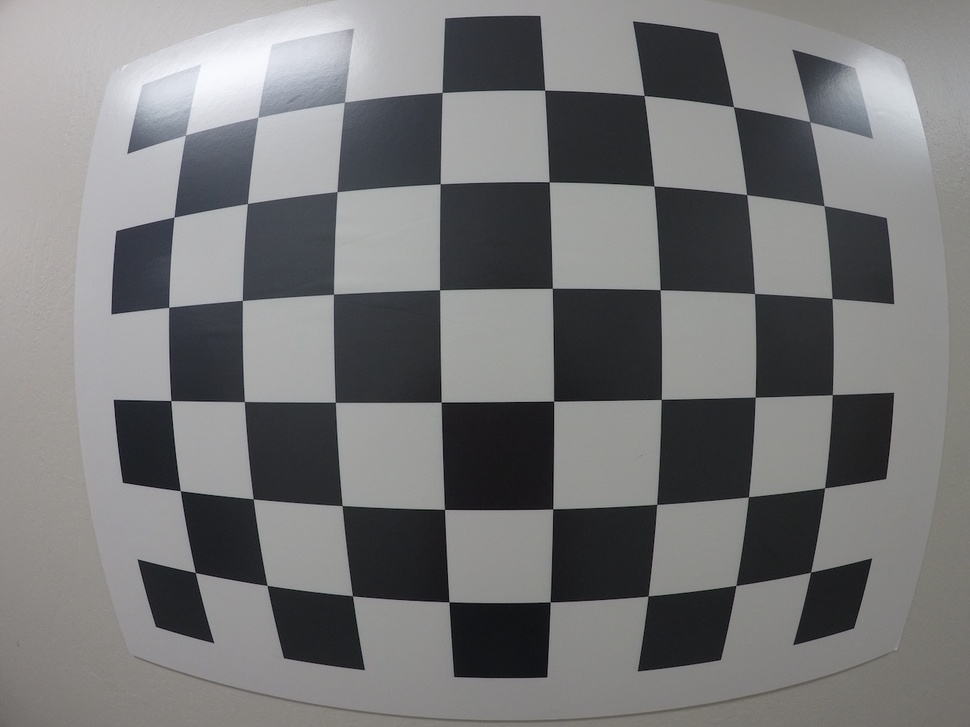
#> input picture images/calibration_test.jpg, 970 x 727 px, shrunk from 1280 x 960 before the run
$ jupyter execute Advanced_Lane_Finding.ipynb   (shell and % lines are left out)   (older library calls are emulated)
#> lines starting #> are read from the running program, lines starting #| are printed output that depends on the picture; after the words box and inside, x2 and y2 are one past the last pixel; in counts of white or black regions, pixels touching at a corner belong together
# Advanced Lane-Finding

---
## Distortion Correction

### Import

[cell 1]
import numpy as np
import cv2
import matplotlib.pyplot as plt
import matplotlib.image as mpimg

### Matplotlib 功能
`%matplotlib qt  # show matplotlib in interactive window`

## CH1 Finding Corners

Using Opencv functions
```python3
gray = cv2.cvtColor(img,cv2.COLOR_BGR2GRAY)
ret, corners = cv2.findChessboardCorners(gray, (8,6), None)
img = cv2.drawChessboardCorners(img, (8,6), corners, ret)
```

[cell 2]
# prepare object points
nx = 8#TODO: enter the number of inside corners in x
ny = 6#TODO: enter the number of inside corners in y

# Make a list of calibration images
fname = './images/calibration_test.jpg'
img = cv2.imread(fname)
#> img is the input picture: shape (727, 970, 3); mean B, G, R 120, 119.2, 119.1

# Convert to grayscale
gray = cv2.cvtColor(img, cv2.COLOR_BGR2GRAY)

# Find the chessboard corners
ret, corners = cv2.findChessboardCorners(gray, (nx, ny), None)
#> ret = True; corners = 48 rows, first 8: [185.6, 135.2], [257.6, 117.4], [344.6, 102.1], [442, 92.41], [544.9, 90.04], [644, 95.44], [733.6, 106.9], [810.3, 122.3]

# If found, draw corners
if ret == True:
    # Draw and display the corners
    cv2.drawChessboardCorners(img, (nx, ny), corners, ret)
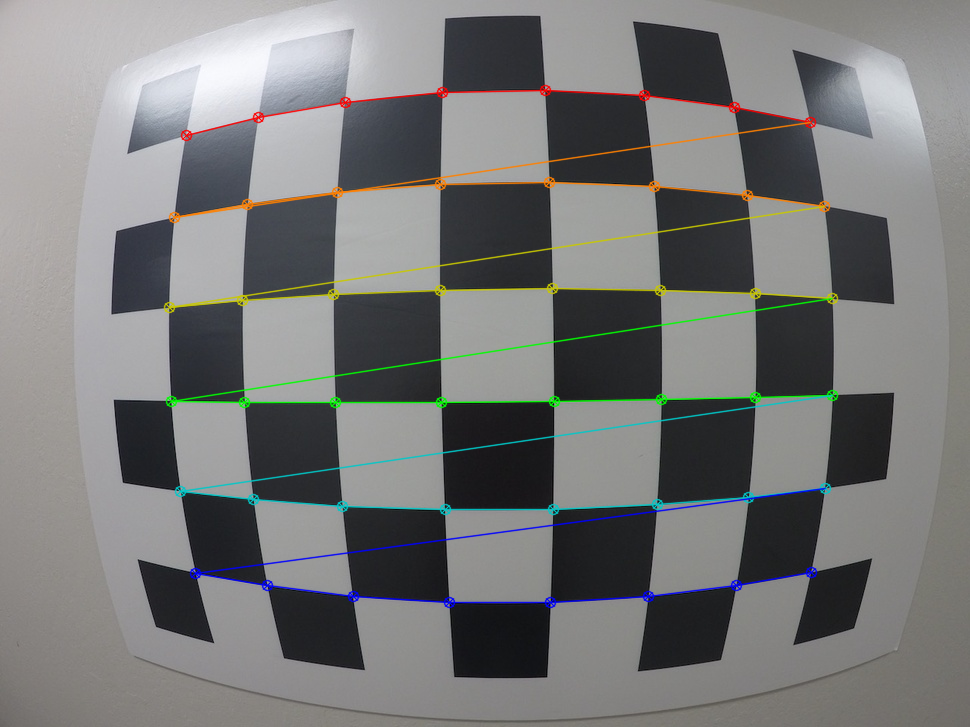
#> img: shape (727, 970, 3); 3.48% of pixels changed, all inside (x1, y1, x2, y2) = (163, 84, 839, 609)
    plt.imshow(img)

[cell 3]
np.array([corners[i] for i in [0, 7, 40, 47]])
#> Out = [[185.6, 135.2], [810.3, 122.3], [195.3, 572.5], [810.6, 572.3]]

## CH2 Correcting for Distortion

```python3
ret, mtx, dist, rvecs, tvecs = cv2.calibrateCamera(objpoints, imgpoints, gray.shape[::-1], None, None)
dst = cv2.undistort(img, mtx, dist, None, mtx)
```

[cell 4]

# prepare object points
nx = 8
ny = 6

# Make a list of calibration images
fname = './images/calibration_test.jpg'
img = cv2.imread(fname)

# Arrays to store object points and image points from all the images
objpoints = [] # 3D points in real world space
imgpoints = [] # 2D points in image space

# Prepare object points, like (0,0,0) (1,0,0) (2,0,0) ... (7,5,0) (x,y,z)
objp = np.zeros((6*8,3), np.float32)
objp[:,:2] = np.mgrid[0:8, 0:6].T.reshape(-1,2) # x,y,coordinates

gray = cv2.cvtColor(img, cv2.COLOR_BGR2GRAY)

ret, corners = cv2.findChessboardCorners(gray, (8,6), None)

if ret == True:
    objpoints.append(objp)
    imgpoints.append(corners)
    ret, mtx, dist, rvecs, tvecs = cv2.calibrateCamera(objpoints, imgpoints, gray.shape[::-1], None, None)
#> ret = 0.467; mtx = [[1151.7, 0, 488.6], [0, 1158.9, 384.3], [0, 0, 1]]; dist = [[-1.89, 5.11, -0.00793, 0.0091, -7.98]]; rvecs = ([0.132, 0.0483, -0.0116],); tvecs = ([-3.46, -2.79, 9.96],)
    dst = cv2.undistort(img, mtx, dist, None, mtx)

    f, (ax1, ax2) = plt.subplots(1, 2, figsize=(20,10))

    ax1.set_title('Source image')
    ax1.imshow(img)
    ax2.set_title('Undistort image')
    ax2.imshow(dst)

## More Challenge

github: https://github.com/udacity/CarND-Camera-Calibration

這裡有37張照片，收集37張的imgpoints，
並計算出Distortion Coefficients，來校正照片。

---

# Edge finding (找邊緣)
## 1. Sobel

[cell 5]
def abs_sobel_thresh(img, orient='x', sobel_kernel=3, thresh=(0, 255)):

    # Apply the following steps to img
    # 1) Convert to grayscale
    gray = cv2.cvtColor(img, cv2.COLOR_RGB2GRAY)
    # 2) Take the derivative in x or y given orient = 'x' or 'y'
    sobelx = cv2.Sobel(gray, cv2.CV_64F, 1, 0, ksize=sobel_kernel)
    # 3) Take the absolute value of the derivative or gradient
    abs_sobelx = np.absolute(sobelx)
    # 4) Scale to 8-bit (0 - 255) then convert to type = np.uint8
    scaled_sobel = np.uint8(255*abs_sobelx/np.max(abs_sobelx))
    # 5) Create a mask of 1's where the scaled gradient magnitude
            # is > thresh_min and < thresh_max
    binary_output = np.zeros_like(scaled_sobel)
    binary_output[(scaled_sobel >= thresh[0]) & (scaled_sobel <= thresh[1])] = 1
    # 6) Return this mask as your binary_output image
    return binary_output

## 2. Magnitude of the Gradient

[cell 6]
def mag_thresh(img, sobel_kernel=3, mag_thresh=(0, 255)):

    # Apply the following steps to img
    # 1) Convert to grayscale
    gray = cv2.cvtColor(img, cv2.COLOR_RGB2GRAY)
    # 2) Take the gradient in x and y separately
    sobelx = cv2.Sobel(gray, cv2.CV_64F, 1, 0, ksize=sobel_kernel)
    sobely = cv2.Sobel(gray, cv2.CV_64F, 0, 1, ksize=sobel_kernel)
    # 3) Calculate the magnitude
    abs_sobelxy = np.sqrt(np.square(sobelx) + np.square(sobely))
    # 4) Scale to 8-bit (0 - 255) and convert to type = np.uint8
    scaled_sobel = np.uint8(255*abs_sobelxy/np.max(abs_sobelxy))
    # 5) Create a binary mask where mag thresholds are met
    binary_output = np.zeros_like(scaled_sobel)
    binary_output[(scaled_sobel >= mag_thresh[0]) & (scaled_sobel <= mag_thresh[1])] = 1
    # 6) Return this mask as your binary_output image
    return binary_output

## 3. Direction of the Gradient

[cell 7]
def dir_threshold(img, sobel_kernel=3, thresh=(0, np.pi/2)):

    # Apply the following steps to img
    # 1) Convert to grayscale
    gray = cv2.cvtColor(img, cv2.COLOR_RGB2GRAY)
    # 2) Take the gradient in x and y separately
    sobelx = cv2.Sobel(gray, cv2.CV_64F, 1, 0, ksize=sobel_kernel)
    sobely = cv2.Sobel(gray, cv2.CV_64F, 0, 1, ksize=sobel_kernel)
    # 3) Take the absolute value of the x and y gradients
    abs_sobelx = np.absolute(sobelx)
    abs_sobely = np.absolute(sobely)
    # 4) Use np.arctan2(abs_sobely, abs_sobelx) to calculate the direction of the gradient
    graddir = np.arctan2(abs_sobely, abs_sobelx)
    # 5) Create a binary mask where direction thresholds are met
    binary_output = np.zeros_like(graddir)
    binary_output[(graddir >= thresh[0]) & (graddir <= thresh[1])] = 1
    # 6) Return this mask as your binary_output image
    return binary_output

## 4. Combining Thresholds (結合三種方法)

[cell 8]
file = './images/signs_vehicles_xygrad.png'
image = plt.imread(file)
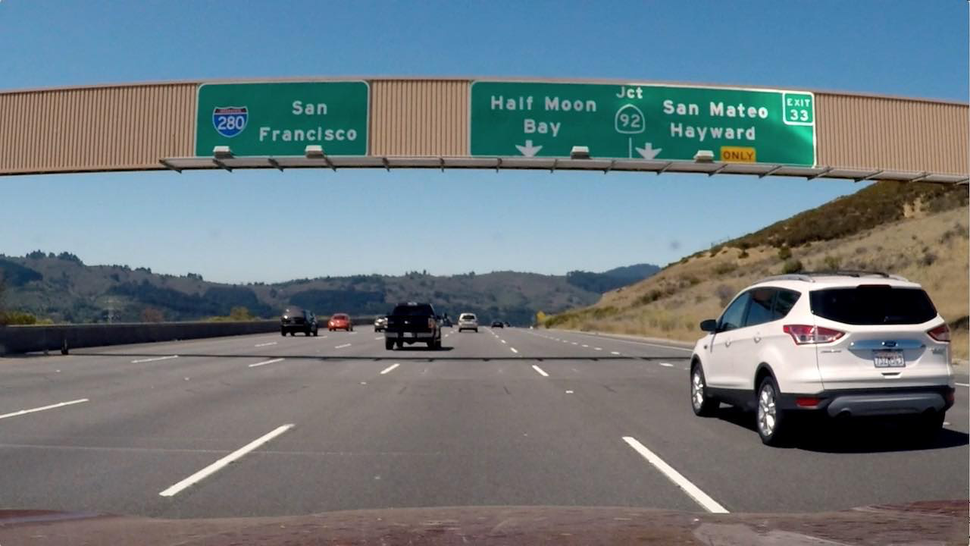
#> input picture images/signs_vehicles_xygrad.png, 970 x 546 px, shrunk from 1280 x 720 before the run
#> image is the input picture: shape (546, 970, 3) float32; mean R, G, B 0.428, 0.477, 0.5

# parameter
ksize = 7


# Apply each of the thresholding functions
gradx = abs_sobel_thresh(image, orient='x', sobel_kernel=ksize, thresh=(30, 100))
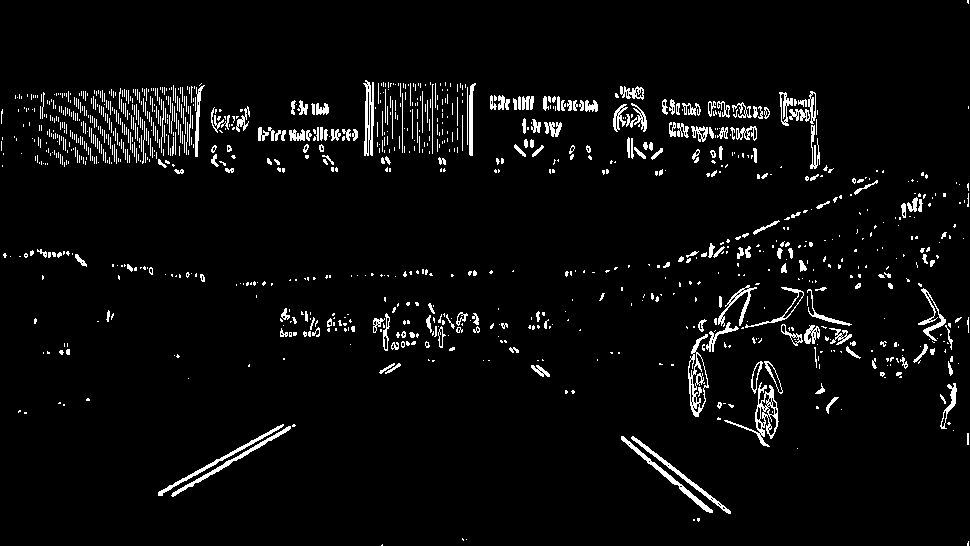
#> gradx: shape (546, 970); values 0 (black) and 1 (white), 4.3% white in thin lines or dots
grady = abs_sobel_thresh(image, orient='y', sobel_kernel=ksize, thresh=(30, 100))
mag_binary = mag_thresh(image, sobel_kernel=ksize, mag_thresh=(20, 100))
#> mag_binary: shape (546, 970); values 0 (black) and 1 (white), 16.5% white; 517 white regions (390 under 20 px), largest, box (x1, y1, x2, y2) and area: (0, 77, 970, 456) 65303, (781, 390, 946, 418) 1703, (258, 125, 359, 143) 1208
dir_binary = dir_threshold(image, sobel_kernel=ksize, thresh=(0.7, 1.3))
#> dir_binary: shape (546, 970) float64; values 0 (black) and 1 (white), 33.2% white in thin lines or dots

combined = np.zeros_like(dir_binary)
combined[((gradx == 1) & (grady == 1)) | ((mag_binary == 1) & (dir_binary == 1))] = 1
plt.figure(figsize=(8, 6))
plt.imshow(grady, cmap='gray')

---
# Color Thresholding
在灰階圖像中可以很清楚分辨白線，但遇到**黃線**時就非常不明顯，這現象我們可以從R、G、B圖觀察出來，所以使用**不同的顏色表示法可以克服這個問題**，像是HSV、HLS。

**HSV**

hue        色相

saturation 飽和度

value      明度

**HLS**

hue        色相

lightness  亮度

saturation 飽和度

**代表意義：**

hue：與亮度變換無關的顏色值，然後加入些白色或黑色來使顏色產生亮和暗

lightness、value：代表不同方式量測顏色的亮暗度，ex:暗紅與亮紅有相同的hue值但亮度比較低

saturation：飽和度是量測多彩度，像顏色越亮(lighter)更接近白色會有低的飽和度，色彩強烈像有叫高的飽和度(bright)

## 1. Gray

[cell 9]
file1 = './images/highway_yellow_line_1.jpg'
file2 = './images/highway_yellow_line_2.jpg'
thresh = (180, 255)

image1 = plt.imread(file1)
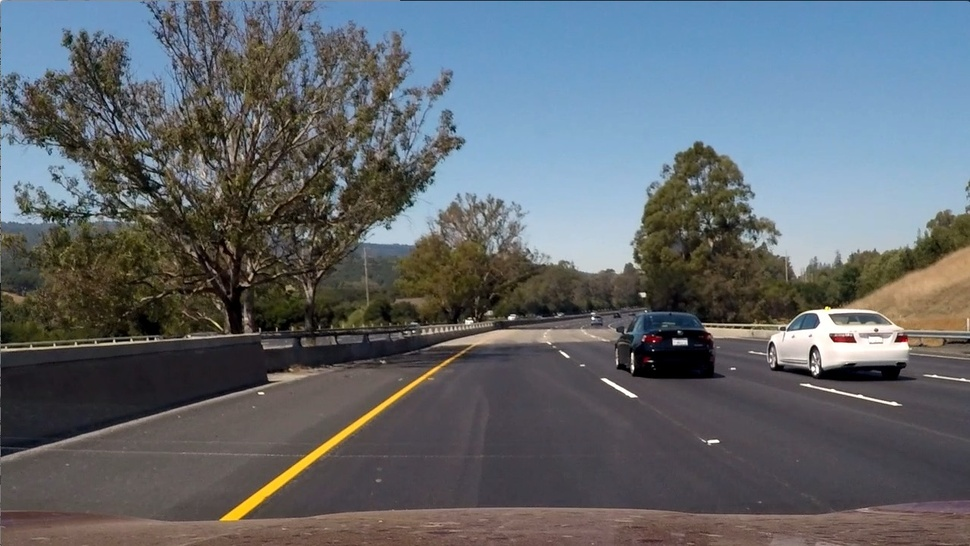
#> input picture images/highway_yellow_line_1.jpg, 970 x 546 px, shrunk from 1280 x 720 before the run
#> image1 is the input picture: shape (546, 970, 3); mean R, G, B 97, 102.6, 107.9
image2 = plt.imread(file2)
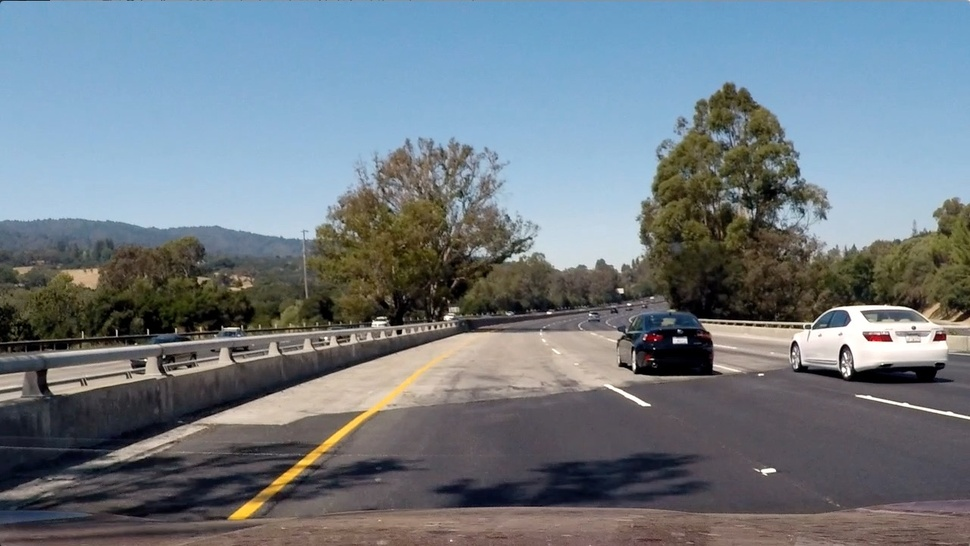
#> input picture images/highway_yellow_line_2.jpg, 970 x 546 px, shrunk from 1280 x 720 before the run
#> image2 is the input picture: shape (546, 970, 3); mean R, G, B 112.1, 122.7, 130.9

gray1 = cv2.cvtColor(image1, cv2.COLOR_RGB2GRAY)
gray2 = cv2.cvtColor(image2, cv2.COLOR_RGB2GRAY)

gray_binary1 = np.zeros_like(gray1)
gray_binary2 = np.zeros_like(gray2)
gray_binary1[(gray1 > thresh[0]) & (gray1 <= thresh[1])] = 1
gray_binary2[(gray2 > thresh[0]) & (gray2 <= thresh[1])] = 1

plt.figure(figsize=(16,8))
plt.subplot(2,3,1)
plt.imshow(image1)
plt.subplot(2,3,2)
plt.imshow(gray1, cmap='gray')
plt.subplot(2,3,3)
plt.imshow(gray_binary1, cmap='gray')

plt.subplot(2,3,4)
plt.imshow(image2)
plt.subplot(2,3,5)
plt.imshow(gray2, cmap='gray')
plt.subplot(2,3,6)
plt.imshow(gray_binary2, cmap='gray')

[cell 10]
R1 = image1[:,:,0]
G1 = image1[:,:,1]
B1 = image1[:,:,2]
R2 = image2[:,:,0]
G2 = image2[:,:,1]
B2 = image2[:,:,2]

plt.figure(figsize=(16,8))
plt.subplot(2,3,1)
plt.title('R Channel')
plt.imshow(R1, cmap='gray')
plt.subplot(2,3,2)
plt.title('G Channel')
plt.imshow(G1, cmap='gray')
plt.subplot(2,3,3)
plt.title('B Channel')
plt.imshow(B1, cmap='gray')

plt.subplot(2,3,4)
plt.title('R Channel')
plt.imshow(R2, cmap='gray')
plt.subplot(2,3,5)
plt.title('G Channel')
plt.imshow(G2, cmap='gray')
plt.subplot(2,3,6)
plt.title('B Channel')
plt.imshow(B2, cmap='gray')

### Finding Line By R Channel
**R channel 適合用於檢測，白色和黃色的車道線都很明線**

[cell 11]
thresh = (200, 255)
R_binary1 = np.zeros_like(R1)
R_binary2 = np.zeros_like(R2)
R_binary1[(R1 > thresh[0]) & (R1 <= thresh[1])] = 1
R_binary2[(R2 > thresh[0]) & (R2 <= thresh[1])] = 1

plt.figure(figsize=(12,8))
plt.subplot(2,2,1)
plt.title('thresh [200,255]')
plt.imshow(R_binary1, cmap='gray')
plt.subplot(2,2,2)
plt.title('thresh [200,255]')
plt.imshow(R_binary2, cmap='gray')

thresh = (220, 255)
R_binary3 = np.zeros_like(R1)
R_binary4 = np.zeros_like(R2)
R_binary3[(R1 > thresh[0]) & (R1 <= thresh[1])] = 1
R_binary4[(R2 > thresh[0]) & (R2 <= thresh[1])] = 1

plt.subplot(2,2,3)
plt.title('thresh [220,255]')
plt.imshow(R_binary3, cmap='gray')
plt.subplot(2,2,4)
plt.title('thresh [220,255]')
plt.imshow(R_binary4, cmap='gray')

## 2. HLS

[cell 12]
hls1 = cv2.cvtColor(image1, cv2.COLOR_RGB2HLS)
#> hls1: shape (546, 970, 3); mean of channels 0, 1, 2 76.4, 102.2, 57.2
H1 = hls1[:,:,0]
L1 = hls1[:,:,1]
S1 = hls1[:,:,2]
hls2 = cv2.cvtColor(image2, cv2.COLOR_RGB2HLS)
#> hls2: shape (546, 970, 3); mean of channels 0, 1, 2 80.3, 121.4, 71.5
H2 = hls2[:,:,0]
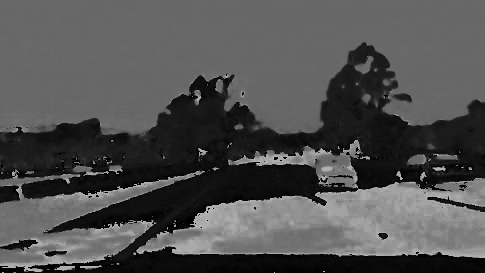
#> H2: shape (546, 970) (shown at 1/2 size); min 0, max 180, mean 80.3
L2 = hls2[:,:,1]
S2 = hls2[:,:,2]
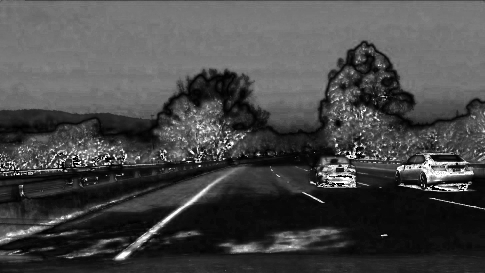
#> S2: shape (546, 970) (shown at 1/2 size); min 0, max 255, mean 71.5

plt.figure(figsize=(16,8))
plt.subplot(2,3,1)
plt.title('H Channel')
plt.imshow(H1, cmap='gray')
plt.subplot(2,3,2)
plt.title('L Channel')
plt.imshow(L1, cmap='gray')
plt.subplot(2,3,3)
plt.title('S Channel')
plt.imshow(S1, cmap='gray')

plt.subplot(2,3,4)
plt.title('H Channel')
plt.imshow(H2, cmap='gray')
plt.subplot(2,3,5)
plt.title('L Channel')
plt.imshow(L2, cmap='gray')
plt.subplot(2,3,6)
plt.title('S Channel')
plt.imshow(S2, cmap='gray')

### Finding Line By S Channel
**S channel 可以非常清楚的把線找出來，然後我們在加入threshold**

[cell 13]
thresh = (90, 255)
S_binary1 = np.zeros_like(S1)
S_binary2 = np.zeros_like(S2)
S_binary1[(S1 > thresh[0]) & (S1 <= thresh[1])] = 1
S_binary2[(S2 > thresh[0]) & (S2 <= thresh[1])] = 1

plt.figure(figsize=(16,8))
plt.subplot(2,2,1)
plt.title('S Channel')
plt.imshow(S1, cmap='gray')
plt.subplot(2,2,2)
plt.title('S Binary')
plt.imshow(S_binary1, cmap='gray')

plt.subplot(2,2,3)
plt.title('S Channel')
plt.imshow(S2, cmap='gray')
plt.subplot(2,2,4)
plt.title('S Binary')
plt.imshow(S_binary2, cmap='gray')

### Finding Line By S Channel
**你也可以觀察到H Channel的車道明顯比較暗，可以使用較低的threshold來抓取車道**

[cell 14]
((H1 > thresh[0]) & (H1 <= thresh[1])).shape

[cell 15]
thresh = (15, 100)
H_binary1 = np.zeros_like(H1)
H_binary2 = np.zeros_like(H2)
H_binary1[(H1 > thresh[0]) & (H1 <= thresh[1])] = 1
H_binary2[(H2 > thresh[0]) & (H2 <= thresh[1])] = 1

plt.figure(figsize=(16,8))
plt.subplot(2,2,1)
plt.title('H Channel')
plt.imshow(H1, cmap='gray')
plt.subplot(2,2,2)
plt.title('H Binary')
plt.imshow(H_binary1, cmap='gray')

plt.subplot(2,2,3)
plt.title('H Channel')
plt.imshow(H2, cmap='gray')
plt.subplot(2,2,4)
plt.title('H Binary')
plt.imshow(H_binary2, cmap='gray')

### 結論
從結果來看可以看得出來**S Channel**比H Channel 和 R CHannel要來的好。

下面再顯示出所也結果：

[cell 16]
plt.figure(figsize=(16,16))
plt.subplot(4,2,1)
plt.title('Gray')
plt.imshow(gray2, cmap='gray')
plt.subplot(4,2,2)
plt.title('Gray Binary')
plt.imshow(gray_binary2, cmap='gray')

plt.subplot(4,2,3)
plt.title('R Channel')
plt.imshow(R2, cmap='gray')
plt.subplot(4,2,4)
plt.title('R Binary')
plt.imshow(R_binary2, cmap='gray')

plt.subplot(4,2,5)
plt.title('S Channel')
plt.imshow(S2, cmap='gray')
plt.subplot(4,2,6)
plt.title('S Binary')
plt.imshow(S_binary2, cmap='gray')

plt.subplot(4,2,7)
plt.title('H Channel')
plt.imshow(H2, cmap='gray')
plt.subplot(4,2,8)
plt.title('H Binary')
plt.imshow(H_binary2, cmap='gray')

---

## Combined Color and Gradient thresholds for lane detection
**合成顏色與邊緣找車道線的方法**

[cell 17]
img = plt.imread(file1)

# Convert to HLS color space and separate the S channel
hls = cv2.cvtColor(img, cv2.COLOR_RGB2HLS)
s_channel = hls[:,:,2]

# Grayscale image
gray = cv2.cvtColor(img, cv2.COLOR_RGB2GRAY)

# Sobel x
sobelx = cv2.Sobel(gray, cv2.CV_64F, 1, 0) # Take the derivative in x
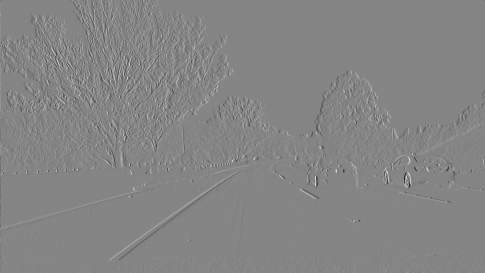
#> sobelx: shape (546, 970) float64 (shown at 1/2 size); min -960, max 881, mean 0.1; drawn with min black and max white
abs_sobelx = np.absolute(sobelx) # Absolute x derivative to accentuate lines away from horizontal
scaled_sobel = np.uint8(255*abs_sobelx/np.max(abs_sobelx))

# Threshold x gradient
thresh_min = 20
thresh_max = 100
sxbinary = np.zeros_like(scaled_sobel)
sxbinary[(scaled_sobel >= thresh_min) & (scaled_sobel <= thresh_max)] = 1

# Threshold color channel
s_thresh_min = 170
s_thresh_max = 255
s_binary = np.zeros_like(s_channel)
s_binary[(s_channel >= s_thresh_min) & (s_channel <= s_thresh_max)] = 1

# Stack 將(Sobel x)、(Threshold color)合併並用不同顏色區分，可以讓我們更加清楚出互補的地方
color_binary = np.dstack(( np.zeros_like(sxbinary), sxbinary, s_binary)) * 255

# Combine the two binary thresholds
combined_binary = np.zeros_like(sxbinary)
combined_binary[(s_binary == 1) | (sxbinary == 1)] = 1

# Plotting thresholded images
f, (ax1, ax2) = plt.subplots(1, 2, figsize=(20,10))
ax1.set_title('Stacked thresholds')
ax1.imshow(color_binary)

ax2.set_title('Combined S channel and gradient thresholds')
ax2.imshow(combined_binary, cmap='gray')
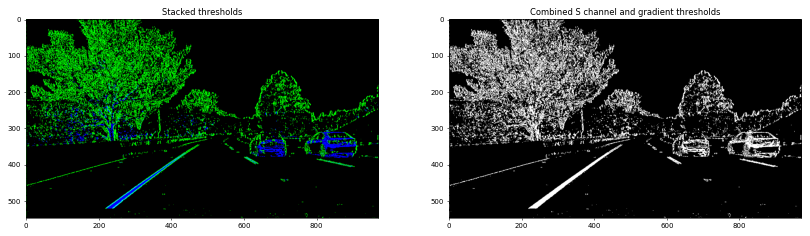
#> figure drawn by matplotlib, 2 panels
